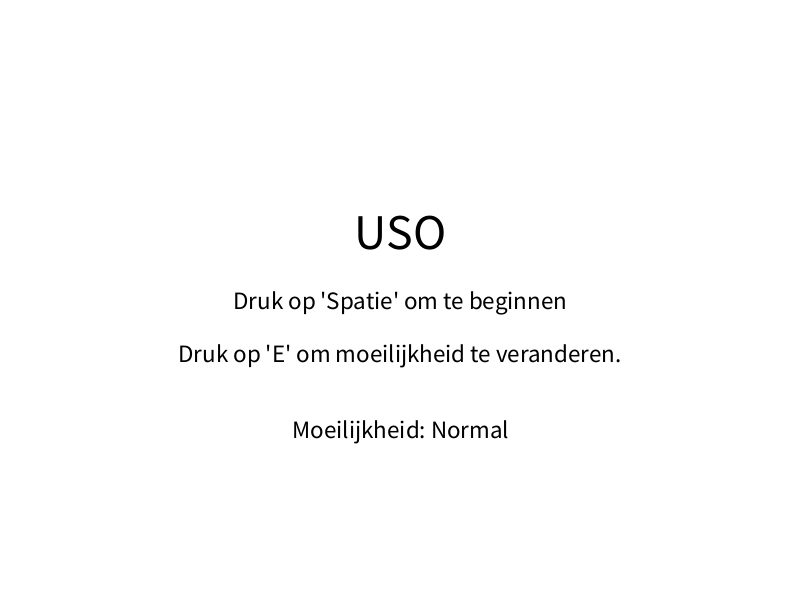
Frame 1 (no input)
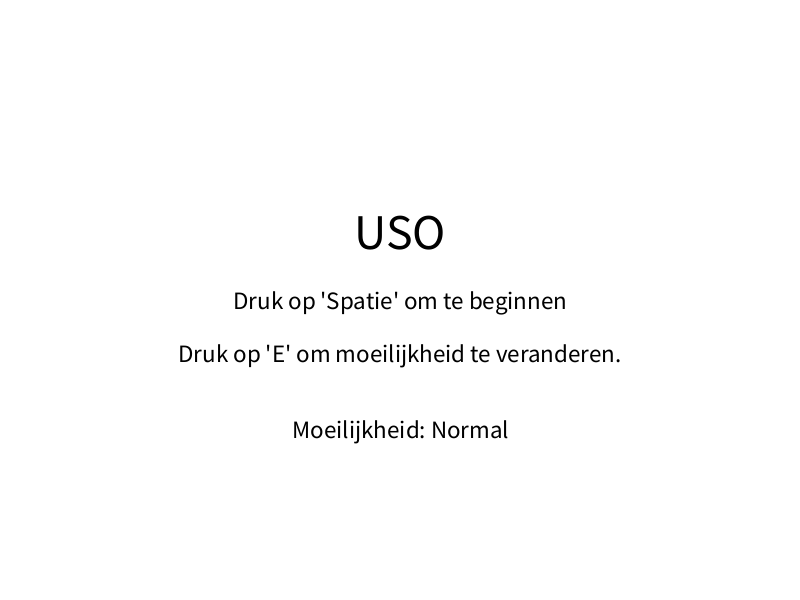
Frame 60 (the mouse pressed at the canvas centre just before this capture)
Frame 120 (the mouse held since frame 60 and released just before this capture): identical to frame 60, image omitted

The Processing sketch that drew these frames (run headless with seeded random() and noise(); from frame 60 on, the mouse is pressed at the canvas centre):

// Processing sketch: eindopdracht
// ── eindopdracht.pde
boolean gameStarted = false;
int targetX, targetY;
int score = 0;
int totalTime = 0;      // Totaaltijd per ronde
int startTime = 0;
int lifeTime = 20000;   // Lengte minigame in milliseconden
int personalRecord = 0; // Persoonlijk record
Boolean outoftime = false;
int elapsedTime = 0;
int lastRecord = 0;
Boolean firstTime = true;
String difficulty = "Normal";
Boolean refreshUI = false;
Boolean endScreen = false;

void setLifetime(){
  if (difficulty == "Easy"){
    lifeTime = 30000;
  } else if (difficulty == "Normal"){
    lifeTime = 20000;
  } else if (difficulty == "Hard"){
    lifeTime = 10000;
  } 
}


void setup() {
  size(800, 600);
  background(255);
  targetX = width / 2;
  targetY = height / 2;
   cursor(CROSS);
}

void draw() {
  if (refreshUI) {
     background(255);
    refreshUI = false;
    println("refresh");
   } else if (!gameStarted) {
     background(255);
    displayStartScreen();
  } else {
    background(255);
    displayTarget();
    displayScore();
    checkClick();
  }
}

void keyPressed() {
  println(keyCode);
    if (keyCode == 69 && endScreen) {
    firstTime = true;
    endScreen = false;
    background(255);
    displayStartScreen();
    return;
  }
  if (keyCode == 69 && !gameStarted) {
    changeDifficulty();
  }
  if (key == 32 && !gameStarted) {
    startNewLevel();
  }
}

void changeDifficulty(){
  println("Change difficulty, current: " + difficulty);
  if (difficulty == "Easy"){
    difficulty = "Normal";
  } else if (difficulty == "Normal"){
    difficulty = "Hard";
  } else if (difficulty == "Hard"){
    difficulty = "Easy";
  }
  refreshUI = true;
}

void startNewLevel() {
  firstTime = false;
  println("should start game");
  if (!gameStarted) {
   gameStarted = true;
      score = 0;
      totalTime = 0;
     startTime = millis();
     outoftime = false;
     setLifetime();
    newTarget();
   
  }
}

void displayStartScreen() {
  fill(0);
  textAlign(CENTER, CENTER);
  
  if (score > 0 & !firstTime){
      text("Je score: " + score, width / 2, height / 2.6);
  }
  if (personalRecord > lastRecord & !firstTime){
      text("Nieuw record! " + personalRecord, width / 2, height / 2.3);
  }
  if (firstTime) {
    textSize(50);
        text("USO", width / 2, height / 2.6);
        textSize(25);
    text("Druk op 'E' om moeilijkheid te veranderen.", width / 2, height / 1.7);
    text("Moeilijkheid: " + difficulty, width / 2, height / 1.4);
    text("Druk op 'Spatie' om te beginnen", width / 2, height / 2);
  } else {
    text("Druk op 'Spatie' om opnieuw te spelen op moeilijkheid " + difficulty, width / 2, height / 2);
    text("Druk op 'E' om naar beginscherm te gaan.", width / 2, height / 1.7);
  }
    
}

int R = 255;
int G = 0;
int B = 0;

void generateRandomColor(){
  float randomNum = round(random(1,5));
  println(randomNum);
  if (randomNum == 1){
    R = 255;
    G = 0;
    B = 0;
  } else if (randomNum == 2){
    R = 0;
    G = 0;
    B = 255;
  } else if (randomNum == 3){
    R = 0;
    G = 255;
    B = 0;
  } else if (randomNum == 4){
    R = 255;
    G = 0;
    B = 255;
  } else if (randomNum == 5){
    R = 0;
    G = 255;
    B = 255;
  }
}

void displayTarget() {
  println(R,G,B);
  fill(R, G, B);
  ellipse(targetX, targetY, 50, 50);
}

void displayScore() {
  fill(0);
  textSize(24);
  text("Score: " + score, 70, 30);
  int remainingTime =  lifeTime - elapsedTime;
  text("Tijd: " + remainingTime / 1000 + " s", 70, 60);
  text("Persoonlijk Record: " + personalRecord + " s", width - 200, 30);
}

void newTarget() {
   generateRandomColor();
  targetX = int(random(50, width - 50));
  targetY = int(random(50, height - 50));
}

void checkClick() {
  float distance = dist(mouseX, mouseY, targetX, targetY);
  updateTimer();
  if (distance < 25) {
    if (!outoftime) {
      score++;
      newTarget();
    } else {
      gameStarted = false;
    }
  }
}

void updateTimer() {
    int currentTime = millis();
    elapsedTime = (currentTime - startTime);
     if (elapsedTime >= lifeTime) {
       elapsedTime = 0;
       gameStarted = false;
       endScreen = true;
       lastRecord = personalRecord;
  if ( score > personalRecord) {
        personalRecord = score;
   }
    displayStartScreen();
  }
}
